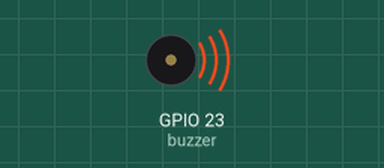
Bench run of a program on a simulated ESP32 board running MicroPython. Parts: buzzer (waves = sounding, pin HIGH).

Above: at 0.02 s.
At 2.5 s:
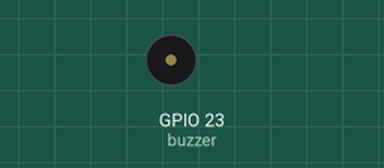
Timing chart, 0 to 6.6 s (numbered marks = the images above):
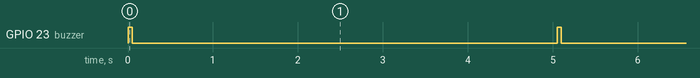

Measured:
- by itself, GPIO 23 (buzzer): alternates HIGH for 0.05 s and LOW for 5.0 s

The program:

active_buzzer_beep.py
```python
from machine import Pin
from time import sleep_ms

# Configure GPIO23 as an output pin
buzzer = Pin(23, Pin.OUT)

while True:
    # Turn the buzzer on
    buzzer.on()
    sleep_ms(50)  # Beep for 50ms
    # Turn the buzzer off
    buzzer.off()
    sleep_ms(5000)  # Wait for 5 seconds
```
